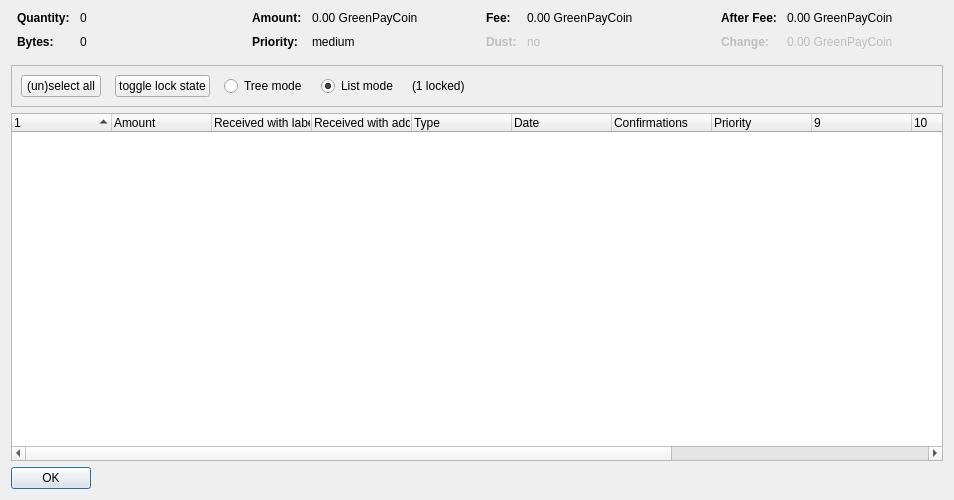
<?xml version="1.0" encoding="UTF-8"?>
<ui version="4.0">
 <class>CoinControlDialog</class>
 <widget class="QDialog" name="CoinControlDialog">
  <property name="geometry">
   <rect>
    <x>0</x>
    <y>0</y>
    <width>954</width>
    <height>500</height>
   </rect>
  </property>
  <property name="windowTitle">
   <string>Coin Selection</string>
  </property>
  <layout class="QVBoxLayout" name="verticalLayout">
   <item>
    <layout class="QHBoxLayout" name="horizontalLayoutTop" stretch="0,0,0,0">
     <property name="topMargin">
      <number>0</number>
     </property>
     <property name="bottomMargin">
      <number>10</number>
     </property>
     <item>
      <layout class="QFormLayout" name="formLayoutCoinControl1">
       <property name="horizontalSpacing">
        <number>10</number>
       </property>
       <property name="verticalSpacing">
        <number>10</number>
       </property>
       <property name="leftMargin">
        <number>6</number>
       </property>
       <property name="rightMargin">
        <number>6</number>
       </property>
       <item row="0" column="0">
        <widget class="QLabel" name="labelCoinControlQuantityText">
         <property name="font">
          <font>
           <weight>75</weight>
           <bold>true</bold>
          </font>
         </property>
         <property name="text">
          <string>Quantity:</string>
         </property>
        </widget>
       </item>
       <item row="0" column="1">
        <widget class="QLabel" name="labelCoinControlQuantity">
         <property name="cursor">
          <cursorShape>IBeamCursor</cursorShape>
         </property>
         <property name="contextMenuPolicy">
          <enum>Qt::ActionsContextMenu</enum>
         </property>
         <property name="text">
          <string notr="true">0</string>
         </property>
         <property name="textInteractionFlags">
          <set>Qt::LinksAccessibleByMouse|Qt::TextSelectableByKeyboard|Qt::TextSelectableByMouse</set>
         </property>
        </widget>
       </item>
       <item row="1" column="0">
        <widget class="QLabel" name="labelCoinControlBytesText">
         <property name="font">
          <font>
           <weight>75</weight>
           <bold>true</bold>
          </font>
         </property>
         <property name="text">
          <string>Bytes:</string>
         </property>
        </widget>
       </item>
       <item row="1" column="1">
        <widget class="QLabel" name="labelCoinControlBytes">
         <property name="cursor">
          <cursorShape>IBeamCursor</cursorShape>
         </property>
         <property name="contextMenuPolicy">
          <enum>Qt::ActionsContextMenu</enum>
         </property>
         <property name="text">
          <string notr="true">0</string>
         </property>
         <property name="textInteractionFlags">
          <set>Qt::LinksAccessibleByMouse|Qt::TextSelectableByKeyboard|Qt::TextSelectableByMouse</set>
         </property>
        </widget>
       </item>
      </layout>
     </item>
     <item>
      <layout class="QFormLayout" name="formLayoutCoinControl2">
       <property name="horizontalSpacing">
        <number>10</number>
       </property>
       <property name="verticalSpacing">
        <number>10</number>
       </property>
       <property name="leftMargin">
        <number>6</number>
       </property>
       <property name="rightMargin">
        <number>6</number>
       </property>
       <item row="0" column="0">
        <widget class="QLabel" name="labelCoinControlAmountText">
         <property name="font">
          <font>
           <weight>75</weight>
           <bold>true</bold>
          </font>
         </property>
         <property name="text">
          <string>Amount:</string>
         </property>
        </widget>
       </item>
       <item row="0" column="1">
        <widget class="QLabel" name="labelCoinControlAmount">
         <property name="cursor">
          <cursorShape>IBeamCursor</cursorShape>
         </property>
         <property name="contextMenuPolicy">
          <enum>Qt::ActionsContextMenu</enum>
         </property>
         <property name="text">
          <string notr="true">0.00 GreenPayCoin</string>
         </property>
         <property name="textInteractionFlags">
          <set>Qt::LinksAccessibleByMouse|Qt::TextSelectableByKeyboard|Qt::TextSelectableByMouse</set>
         </property>
        </widget>
       </item>
       <item row="1" column="0">
        <widget class="QLabel" name="labelCoinControlPriorityText">
         <property name="font">
          <font>
           <weight>75</weight>
           <bold>true</bold>
          </font>
         </property>
         <property name="text">
          <string>Priority:</string>
         </property>
        </widget>
       </item>
       <item row="1" column="1">
        <widget class="QLabel" name="labelCoinControlPriority">
         <property name="cursor">
          <cursorShape>IBeamCursor</cursorShape>
         </property>
         <property name="contextMenuPolicy">
          <enum>Qt::ActionsContextMenu</enum>
         </property>
         <property name="text">
          <string>medium</string>
         </property>
         <property name="textInteractionFlags">
          <set>Qt::LinksAccessibleByMouse|Qt::TextSelectableByKeyboard|Qt::TextSelectableByMouse</set>
         </property>
        </widget>
       </item>
      </layout>
     </item>
     <item>
      <layout class="QFormLayout" name="formLayoutCoinControl3">
       <property name="horizontalSpacing">
        <number>10</number>
       </property>
       <property name="verticalSpacing">
        <number>10</number>
       </property>
       <property name="leftMargin">
        <number>6</number>
       </property>
       <property name="rightMargin">
        <number>6</number>
       </property>
       <item row="0" column="0">
        <widget class="QLabel" name="labelCoinControlFeeText">
         <property name="font">
          <font>
           <weight>75</weight>
           <bold>true</bold>
          </font>
         </property>
         <property name="text">
          <string>Fee:</string>
         </property>
        </widget>
       </item>
       <item row="0" column="1">
        <widget class="QLabel" name="labelCoinControlFee">
         <property name="cursor">
          <cursorShape>IBeamCursor</cursorShape>
         </property>
         <property name="contextMenuPolicy">
          <enum>Qt::ActionsContextMenu</enum>
         </property>
         <property name="text">
          <string notr="true">0.00 GreenPayCoin</string>
         </property>
         <property name="textInteractionFlags">
          <set>Qt::LinksAccessibleByMouse|Qt::TextSelectableByKeyboard|Qt::TextSelectableByMouse</set>
         </property>
        </widget>
       </item>
       <item row="1" column="0">
        <widget class="QLabel" name="labelCoinControlLowOutputText">
         <property name="enabled">
          <bool>false</bool>
         </property>
         <property name="font">
          <font>
           <weight>75</weight>
           <bold>true</bold>
          </font>
         </property>
         <property name="text">
          <string>Dust:</string>
         </property>
        </widget>
       </item>
       <item row="1" column="1">
        <widget class="QLabel" name="labelCoinControlLowOutput">
         <property name="enabled">
          <bool>false</bool>
         </property>
         <property name="cursor">
          <cursorShape>IBeamCursor</cursorShape>
         </property>
         <property name="contextMenuPolicy">
          <enum>Qt::ActionsContextMenu</enum>
         </property>
         <property name="text">
          <string>no</string>
         </property>
         <property name="textInteractionFlags">
          <set>Qt::LinksAccessibleByMouse|Qt::TextSelectableByKeyboard|Qt::TextSelectableByMouse</set>
         </property>
        </widget>
       </item>
      </layout>
     </item>
     <item>
      <layout class="QFormLayout" name="formLayoutCoinControl4">
       <property name="horizontalSpacing">
        <number>10</number>
       </property>
       <property name="verticalSpacing">
        <number>10</number>
       </property>
       <property name="leftMargin">
        <number>6</number>
       </property>
       <property name="rightMargin">
        <number>6</number>
       </property>
       <item row="0" column="0">
        <widget class="QLabel" name="labelCoinControlAfterFeeText">
         <property name="font">
          <font>
           <weight>75</weight>
           <bold>true</bold>
          </font>
         </property>
         <property name="text">
          <string>After Fee:</string>
         </property>
        </widget>
       </item>
       <item row="0" column="1">
        <widget class="QLabel" name="labelCoinControlAfterFee">
         <property name="cursor">
          <cursorShape>IBeamCursor</cursorShape>
         </property>
         <property name="contextMenuPolicy">
          <enum>Qt::ActionsContextMenu</enum>
         </property>
         <property name="text">
          <string notr="true">0.00 GreenPayCoin</string>
         </property>
         <property name="textInteractionFlags">
          <set>Qt::LinksAccessibleByMouse|Qt::TextSelectableByKeyboard|Qt::TextSelectableByMouse</set>
         </property>
        </widget>
       </item>
       <item row="1" column="0">
        <widget class="QLabel" name="labelCoinControlChangeText">
         <property name="enabled">
          <bool>false</bool>
         </property>
         <property name="font">
          <font>
           <weight>75</weight>
           <bold>true</bold>
          </font>
         </property>
         <property name="text">
          <string>Change:</string>
         </property>
        </widget>
       </item>
       <item row="1" column="1">
        <widget class="QLabel" name="labelCoinControlChange">
         <property name="enabled">
          <bool>false</bool>
         </property>
         <property name="cursor">
          <cursorShape>IBeamCursor</cursorShape>
         </property>
         <property name="contextMenuPolicy">
          <enum>Qt::ActionsContextMenu</enum>
         </property>
         <property name="text">
          <string notr="true">0.00 GreenPayCoin</string>
         </property>
         <property name="textInteractionFlags">
          <set>Qt::LinksAccessibleByMouse|Qt::TextSelectableByKeyboard|Qt::TextSelectableByMouse</set>
         </property>
        </widget>
       </item>
      </layout>
     </item>
    </layout>
   </item>
   <item>
    <widget class="QFrame" name="frame">
     <property name="minimumSize">
      <size>
       <width>0</width>
       <height>40</height>
      </size>
     </property>
     <property name="frameShape">
      <enum>QFrame::StyledPanel</enum>
     </property>
     <property name="frameShadow">
      <enum>QFrame::Sunken</enum>
     </property>
     <layout class="QHBoxLayout" name="horizontalLayout">
      <item>
       <layout class="QHBoxLayout" name="horizontalLayoutPanel" stretch="0,0,0,0,0,0">
        <property name="spacing">
         <number>14</number>
        </property>
        <item>
         <widget class="QPushButton" name="pushButtonSelectAll">
          <property name="sizePolicy">
           <sizepolicy hsizetype="Maximum" vsizetype="Fixed">
            <horstretch>0</horstretch>
            <verstretch>0</verstretch>
           </sizepolicy>
          </property>
          <property name="text">
           <string>(un)select all</string>
          </property>
          <property name="autoDefault">
           <bool>false</bool>
          </property>
         </widget>
        </item>
        <item>
         <widget class="QPushButton" name="pushButtonToggleLock">
          <property name="sizePolicy">
           <sizepolicy hsizetype="Maximum" vsizetype="Fixed">
            <horstretch>0</horstretch>
            <verstretch>0</verstretch>
           </sizepolicy>
          </property>
          <property name="text">
           <string>toggle lock state</string>
          </property>
          <property name="autoDefault">
           <bool>false</bool>
          </property>
         </widget>
        </item>
        <item>
         <widget class="QRadioButton" name="radioTreeMode">
          <property name="sizePolicy">
           <sizepolicy hsizetype="Maximum" vsizetype="Fixed">
            <horstretch>0</horstretch>
            <verstretch>0</verstretch>
           </sizepolicy>
          </property>
          <property name="text">
           <string>Tree mode</string>
          </property>
         </widget>
        </item>
        <item>
         <widget class="QRadioButton" name="radioListMode">
          <property name="sizePolicy">
           <sizepolicy hsizetype="Maximum" vsizetype="Fixed">
            <horstretch>0</horstretch>
            <verstretch>0</verstretch>
           </sizepolicy>
          </property>
          <property name="text">
           <string>List mode</string>
          </property>
          <property name="checked">
           <bool>true</bool>
          </property>
         </widget>
        </item>
        <item>
         <widget class="QLabel" name="labelLocked">
          <property name="text">
           <string>(1 locked)</string>
          </property>
         </widget>
        </item>
        <item>
         <spacer name="horizontalSpacer">
          <property name="orientation">
           <enum>Qt::Horizontal</enum>
          </property>
          <property name="sizeHint" stdset="0">
           <size>
            <width>40</width>
            <height>20</height>
           </size>
          </property>
         </spacer>
        </item>
       </layout>
      </item>
     </layout>
    </widget>
   </item>
   <item>
    <widget class="CoinControlTreeWidget" name="treeWidget">
     <property name="contextMenuPolicy">
      <enum>Qt::CustomContextMenu</enum>
     </property>
     <property name="sortingEnabled">
      <bool>false</bool>
     </property>
     <property name="columnCount">
      <number>13</number>
     </property>
     <attribute name="headerShowSortIndicator" stdset="0">
      <bool>true</bool>
     </attribute>
     <attribute name="headerStretchLastSection">
      <bool>false</bool>
     </attribute>
     <column>
      <property name="text">
       <string/>
      </property>
     </column>
     <column>
      <property name="text">
       <string>Amount</string>
      </property>
     </column>
     <column>
      <property name="text">
       <string>Received with label</string>
      </property>
     </column>
     <column>
      <property name="text">
       <string>Received with address</string>
      </property>
     </column>
     <column>
      <property name="text">
	<string>Type</string>
      </property>
     </column>
     <column>
      <property name="text">	 
       <string>Date</string>
      </property>
     </column>
     <column>
      <property name="text">
       <string>Confirmations</string>
      </property>
      <property name="toolTip">
       <string>Confirmed</string>
      </property>
     </column>
     <column>
      <property name="text">
       <string>Priority</string>
      </property>
     </column>
     <column>
      <property name="text">
       <string/>
      </property>
     </column>
     <column>
      <property name="text">
       <string/>
      </property>
     </column>
     <column>
      <property name="text">
       <string/>
      </property>
     </column>
     <column>
      <property name="text">
       <string/>
      </property>
     </column>
     <column>
      <property name="text">
       <string/>
      </property>
     </column>
    </widget>
   </item>
   <item>
    <widget class="QDialogButtonBox" name="buttonBox">
     <property name="sizePolicy">
      <sizepolicy hsizetype="Maximum" vsizetype="Fixed">
       <horstretch>0</horstretch>
       <verstretch>0</verstretch>
      </sizepolicy>
     </property>
     <property name="orientation">
      <enum>Qt::Horizontal</enum>
     </property>
     <property name="standardButtons">
      <set>QDialogButtonBox::Ok</set>
     </property>
    </widget>
   </item>
  </layout>
 </widget>
 <customwidgets>
  <customwidget>
   <class>CoinControlTreeWidget</class>
   <extends>QTreeWidget</extends>
   <header>coincontroltreewidget.h</header>
  </customwidget>
 </customwidgets>
 <resources/>
 <connections/>
</ui>
